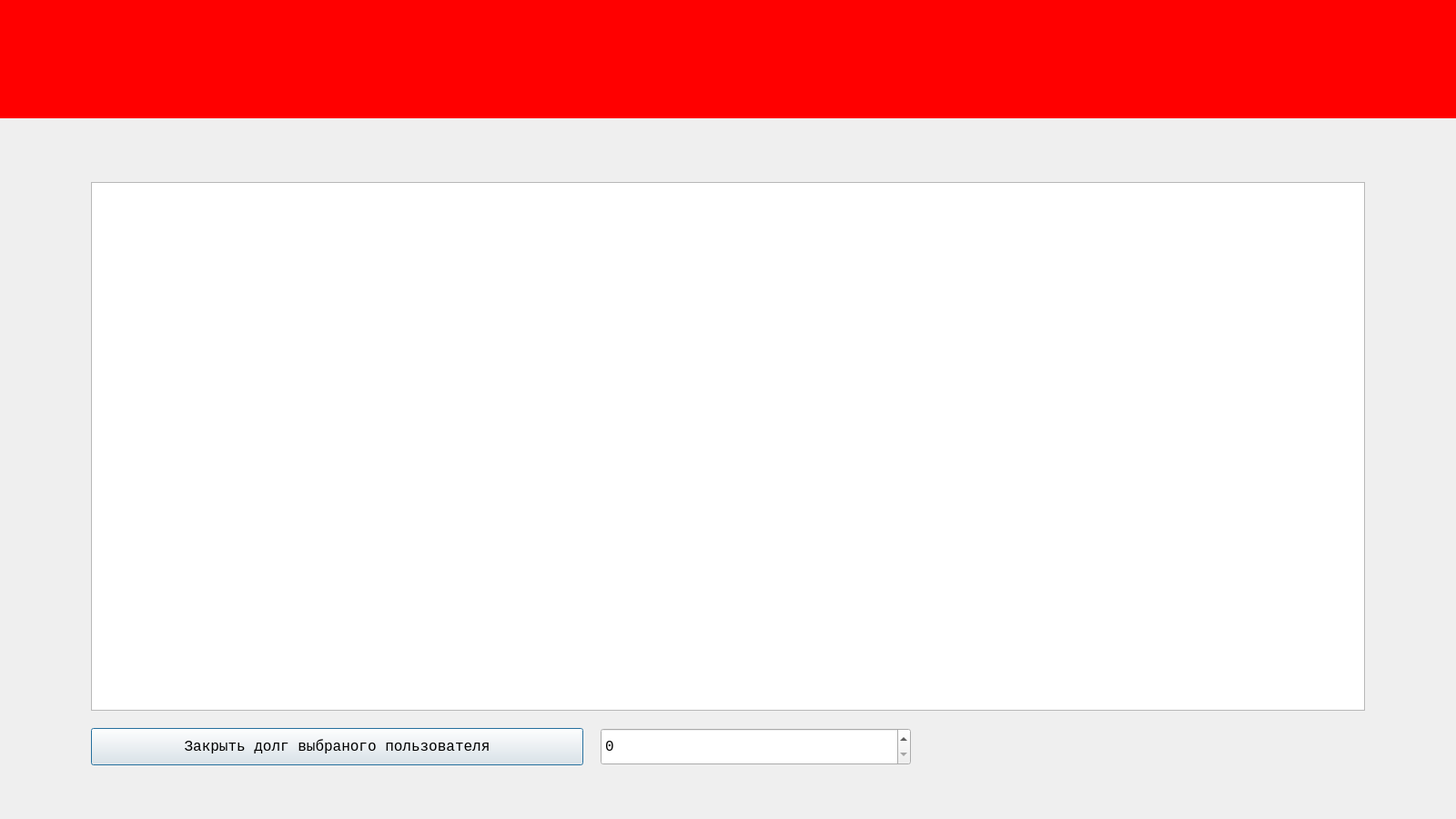
<?xml version="1.0" encoding="UTF-8"?>
<ui version="4.0">
 <class>Dialog</class>
 <widget class="QDialog" name="Dialog">
  <property name="geometry">
   <rect>
    <x>0</x>
    <y>0</y>
    <width>1600</width>
    <height>900</height>
   </rect>
  </property>
  <property name="font">
   <font>
    <family>Consolas</family>
    <pointsize>12</pointsize>
   </font>
  </property>
  <property name="windowTitle">
   <string>Dialog</string>
  </property>
  <widget class="QLabel" name="D1head_label">
   <property name="geometry">
    <rect>
     <x>0</x>
     <y>0</y>
     <width>1600</width>
     <height>130</height>
    </rect>
   </property>
   <property name="styleSheet">
    <string notr="true">background-color: rgb(255, 0, 0);</string>
   </property>
   <property name="text">
    <string/>
   </property>
  </widget>
  <widget class="QLabel" name="D1booker_label">
   <property name="geometry">
    <rect>
     <x>0</x>
     <y>0</y>
     <width>300</width>
     <height>130</height>
    </rect>
   </property>
   <property name="text">
    <string/>
   </property>
   <property name="pixmap">
    <pixmap>logo.png</pixmap>
   </property>
  </widget>
  <widget class="QTableWidget" name="tableWidget">
   <property name="geometry">
    <rect>
     <x>100</x>
     <y>200</y>
     <width>1400</width>
     <height>581</height>
    </rect>
   </property>
  </widget>
  <widget class="QPushButton" name="close_button">
   <property name="geometry">
    <rect>
     <x>100</x>
     <y>800</y>
     <width>541</width>
     <height>41</height>
    </rect>
   </property>
   <property name="text">
    <string>Закрыть долг выбраного пользователя</string>
   </property>
  </widget>
  <widget class="QSpinBox" name="spinBox">
   <property name="geometry">
    <rect>
     <x>660</x>
     <y>800</y>
     <width>341</width>
     <height>41</height>
    </rect>
   </property>
  </widget>
 </widget>
 <resources/>
 <connections/>
</ui>
